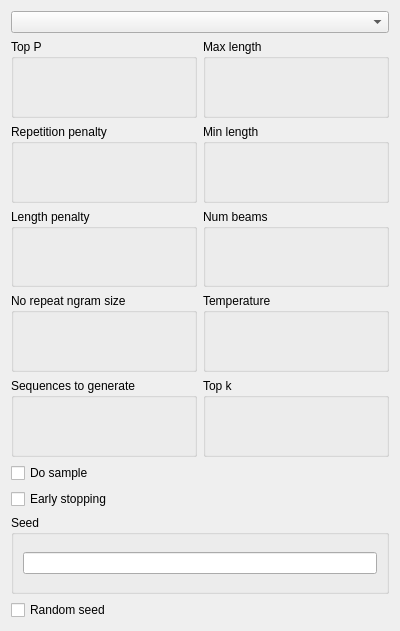
<?xml version="1.0" encoding="UTF-8"?>
<ui version="4.0">
 <class>flan_generator_form</class>
 <widget class="QWidget" name="flan_generator_form">
  <property name="geometry">
   <rect>
    <x>0</x>
    <y>0</y>
    <width>400</width>
    <height>631</height>
   </rect>
  </property>
  <property name="windowTitle">
   <string>Form</string>
  </property>
  <layout class="QGridLayout" name="gridLayout">
   <item row="4" column="0">
    <layout class="QHBoxLayout" name="horizontalLayout_5">
     <item>
      <widget class="QGroupBox" name="groupBox_7">
       <property name="title">
        <string>No repeat ngram size</string>
       </property>
       <layout class="QGridLayout" name="gridLayout_9">
        <item row="0" column="0">
         <widget class="SliderWidget" name="ngram_size" native="true">
          <property name="min_slider" stdset="0">
           <number>1</number>
          </property>
          <property name="max_slider" stdset="0">
           <number>100</number>
          </property>
          <property name="min_spinbox" stdset="0">
           <double>0.000000000000000</double>
          </property>
          <property name="max_spinbox" stdset="0">
           <double>1.000000000000000</double>
          </property>
          <property name="display_as_float" stdset="0">
           <bool>true</bool>
          </property>
          <property name="property" stdset="0">
           <string>ngram</string>
          </property>
          <property name="slider_step" stdset="0">
           <number>1</number>
          </property>
          <property name="slider_page" stdset="0">
           <number>10</number>
          </property>
          <property name="spinbox_step" stdset="0">
           <double>0.010000000000000</double>
          </property>
          <property name="spinbox_page" stdset="0">
           <double>0.100000000000000</double>
          </property>
         </widget>
        </item>
       </layout>
      </widget>
     </item>
     <item>
      <widget class="QGroupBox" name="groupBox_8">
       <property name="title">
        <string>Temperature</string>
       </property>
       <layout class="QGridLayout" name="gridLayout_10">
        <item row="0" column="0">
         <widget class="SliderWidget" name="temperature" native="true">
          <property name="min_slider" stdset="0">
           <number>1</number>
          </property>
          <property name="max_slider" stdset="0">
           <number>200</number>
          </property>
          <property name="min_spinbox" stdset="0">
           <double>0.000000000000000</double>
          </property>
          <property name="max_spinbox" stdset="0">
           <double>2.000000000000000</double>
          </property>
          <property name="display_as_float" stdset="0">
           <bool>true</bool>
          </property>
          <property name="property" stdset="0">
           <string>temperature</string>
          </property>
          <property name="slider_step" stdset="0">
           <number>1</number>
          </property>
          <property name="slider_page" stdset="0">
           <number>10</number>
          </property>
          <property name="spinbox_step" stdset="0">
           <double>0.010000000000000</double>
          </property>
          <property name="spinbox_page" stdset="0">
           <double>0.100000000000000</double>
          </property>
         </widget>
        </item>
       </layout>
      </widget>
     </item>
    </layout>
   </item>
   <item row="6" column="0">
    <widget class="QCheckBox" name="do_sample">
     <property name="text">
      <string>Do sample</string>
     </property>
    </widget>
   </item>
   <item row="8" column="0">
    <widget class="QGroupBox" name="groupBox_11">
     <property name="title">
      <string>Seed</string>
     </property>
     <layout class="QGridLayout" name="gridLayout_4">
      <item row="0" column="0">
       <widget class="QLineEdit" name="seed"/>
      </item>
     </layout>
    </widget>
   </item>
   <item row="1" column="0">
    <layout class="QHBoxLayout" name="horizontalLayout_2">
     <item>
      <widget class="QGroupBox" name="groupBox">
       <property name="title">
        <string>Top P</string>
       </property>
       <layout class="QGridLayout" name="gridLayout_2">
        <item row="0" column="0">
         <widget class="SliderWidget" name="top_p" native="true">
          <property name="min_slider" stdset="0">
           <number>1</number>
          </property>
          <property name="max_slider" stdset="0">
           <number>100</number>
          </property>
          <property name="min_spinbox" stdset="0">
           <double>0.000000000000000</double>
          </property>
          <property name="max_spinbox" stdset="0">
           <double>1.000000000000000</double>
          </property>
          <property name="display_as_float" stdset="0">
           <bool>true</bool>
          </property>
          <property name="property" stdset="0">
           <string>top_p</string>
          </property>
          <property name="slider_step" stdset="0">
           <number>1</number>
          </property>
          <property name="slider_page" stdset="0">
           <number>10</number>
          </property>
          <property name="spinbox_step" stdset="0">
           <double>0.010000000000000</double>
          </property>
          <property name="spinbox_page" stdset="0">
           <double>0.100000000000000</double>
          </property>
         </widget>
        </item>
       </layout>
      </widget>
     </item>
     <item>
      <widget class="QGroupBox" name="groupBox_2">
       <property name="title">
        <string>Max length</string>
       </property>
       <layout class="QGridLayout" name="gridLayout_3">
        <item row="0" column="0">
         <widget class="SliderWidget" name="max_length" native="true">
          <property name="min_slider" stdset="0">
           <number>1</number>
          </property>
          <property name="max_slider" stdset="0">
           <number>2556</number>
          </property>
          <property name="min_spinbox" stdset="0">
           <double>1.000000000000000</double>
          </property>
          <property name="max_spinbox" stdset="0">
           <double>2556.000000000000000</double>
          </property>
          <property name="display_as_float" stdset="0">
           <bool>false</bool>
          </property>
          <property name="property" stdset="0">
           <string>max_length</string>
          </property>
          <property name="slider_step" stdset="0">
           <number>1</number>
          </property>
          <property name="slider_page" stdset="0">
           <number>2556</number>
          </property>
          <property name="spinbox_step" stdset="0">
           <number>1</number>
          </property>
          <property name="spinbox_page" stdset="0">
           <number>2556</number>
          </property>
         </widget>
        </item>
       </layout>
      </widget>
     </item>
    </layout>
   </item>
   <item row="3" column="0">
    <layout class="QHBoxLayout" name="horizontalLayout_4">
     <item>
      <widget class="QGroupBox" name="groupBox_5">
       <property name="title">
        <string>Length penalty</string>
       </property>
       <layout class="QGridLayout" name="gridLayout_7">
        <item row="0" column="0">
         <widget class="SliderWidget" name="length_penalty" native="true">
          <property name="min_slider" stdset="0">
           <number>0</number>
          </property>
          <property name="max_slider" stdset="0">
           <number>200</number>
          </property>
          <property name="min_spinbox" stdset="0">
           <double>0.000000000000000</double>
          </property>
          <property name="max_spinbox" stdset="0">
           <double>2.000000000000000</double>
          </property>
          <property name="display_as_float" stdset="0">
           <bool>true</bool>
          </property>
          <property name="property" stdset="0">
           <string>length_penalty</string>
          </property>
          <property name="slider_step" stdset="0">
           <number>1</number>
          </property>
          <property name="slider_page" stdset="0">
           <number>10</number>
          </property>
          <property name="spinbox_step" stdset="0">
           <double>0.010000000000000</double>
          </property>
          <property name="spinbox_page" stdset="0">
           <double>0.100000000000000</double>
          </property>
         </widget>
        </item>
       </layout>
      </widget>
     </item>
     <item>
      <widget class="QGroupBox" name="groupBox_6">
       <property name="title">
        <string>Num beams</string>
       </property>
       <layout class="QGridLayout" name="gridLayout_8">
        <item row="0" column="0">
         <widget class="SliderWidget" name="num_beams" native="true">
          <property name="min_slider" stdset="0">
           <number>1</number>
          </property>
          <property name="max_slider" stdset="0">
           <number>100</number>
          </property>
          <property name="min_spinbox" stdset="0">
           <double>0.000000000000000</double>
          </property>
          <property name="max_spinbox" stdset="0">
           <double>100.000000000000000</double>
          </property>
          <property name="display_as_float" stdset="0">
           <bool>false</bool>
          </property>
          <property name="property" stdset="0">
           <string>num_beams</string>
          </property>
          <property name="slider_step" stdset="0">
           <number>1</number>
          </property>
          <property name="slider_page" stdset="0">
           <number>10</number>
          </property>
          <property name="spinbox_step" stdset="0">
           <double>0.010000000000000</double>
          </property>
          <property name="spinbox_page" stdset="0">
           <double>0.100000000000000</double>
          </property>
         </widget>
        </item>
       </layout>
      </widget>
     </item>
    </layout>
   </item>
   <item row="9" column="0">
    <widget class="QCheckBox" name="random_seed">
     <property name="text">
      <string>Random seed</string>
     </property>
    </widget>
   </item>
   <item row="0" column="0">
    <widget class="QComboBox" name="model_version">
     <property name="currentIndex">
      <number>-1</number>
     </property>
    </widget>
   </item>
   <item row="7" column="0">
    <widget class="QCheckBox" name="early_stopping">
     <property name="text">
      <string>Early stopping</string>
     </property>
    </widget>
   </item>
   <item row="2" column="0">
    <layout class="QHBoxLayout" name="horizontalLayout_3">
     <item>
      <widget class="QGroupBox" name="groupBox_3">
       <property name="title">
        <string>Repetition penalty</string>
       </property>
       <layout class="QGridLayout" name="gridLayout_5">
        <item row="0" column="0">
         <widget class="SliderWidget" name="repetition_penalty" native="true">
          <property name="min_slider" stdset="0">
           <number>0</number>
          </property>
          <property name="max_slider" stdset="0">
           <number>10000</number>
          </property>
          <property name="min_spinbox" stdset="0">
           <double>0.000000000000000</double>
          </property>
          <property name="max_spinbox" stdset="0">
           <double>100.000000000000000</double>
          </property>
          <property name="display_as_float" stdset="0">
           <bool>true</bool>
          </property>
          <property name="property" stdset="0">
           <string>repetition_penalty</string>
          </property>
          <property name="slider_step" stdset="0">
           <number>0</number>
          </property>
          <property name="slider_page" stdset="0">
           <number>1</number>
          </property>
          <property name="spinbox_step" stdset="0">
           <double>1.000000000000000</double>
          </property>
          <property name="spinbox_page" stdset="0">
           <double>10.000000000000000</double>
          </property>
         </widget>
        </item>
       </layout>
      </widget>
     </item>
     <item>
      <widget class="QGroupBox" name="groupBox_4">
       <property name="title">
        <string>Min length</string>
       </property>
       <layout class="QGridLayout" name="gridLayout_6">
        <item row="0" column="0">
         <widget class="SliderWidget" name="min_length" native="true">
          <property name="min_slider" stdset="0">
           <number>1</number>
          </property>
          <property name="max_slider" stdset="0">
           <number>2556</number>
          </property>
          <property name="min_spinbox" stdset="0">
           <double>1.000000000000000</double>
          </property>
          <property name="max_spinbox" stdset="0">
           <double>2556.000000000000000</double>
          </property>
          <property name="display_as_float" stdset="0">
           <bool>false</bool>
          </property>
          <property name="property" stdset="0">
           <string>min_length</string>
          </property>
          <property name="slider_step" stdset="0">
           <number>1</number>
          </property>
          <property name="slider_page" stdset="0">
           <number>2556</number>
          </property>
          <property name="spinbox_step" stdset="0">
           <number>1</number>
          </property>
          <property name="spinbox_page" stdset="0">
           <number>2556</number>
          </property>
         </widget>
        </item>
       </layout>
      </widget>
     </item>
    </layout>
   </item>
   <item row="5" column="0">
    <layout class="QHBoxLayout" name="horizontalLayout_6">
     <item>
      <widget class="QGroupBox" name="groupBox_9">
       <property name="title">
        <string>Sequences to generate</string>
       </property>
       <layout class="QGridLayout" name="gridLayout_11">
        <item row="0" column="0">
         <widget class="SliderWidget" name="sequences" native="true">
          <property name="min_slider" stdset="0">
           <number>1</number>
          </property>
          <property name="max_slider" stdset="0">
           <number>100</number>
          </property>
          <property name="min_spinbox" stdset="0">
           <double>0.000000000000000</double>
          </property>
          <property name="max_spinbox" stdset="0">
           <double>100.000000000000000</double>
          </property>
          <property name="display_as_float" stdset="0">
           <bool>false</bool>
          </property>
          <property name="property" stdset="0">
           <string>sequences</string>
          </property>
          <property name="slider_step" stdset="0">
           <number>1</number>
          </property>
          <property name="slider_page" stdset="0">
           <number>10</number>
          </property>
          <property name="spinbox_step" stdset="0">
           <double>0.010000000000000</double>
          </property>
          <property name="spinbox_page" stdset="0">
           <double>0.100000000000000</double>
          </property>
         </widget>
        </item>
       </layout>
      </widget>
     </item>
     <item>
      <widget class="QGroupBox" name="groupBox_10">
       <property name="title">
        <string>Top k</string>
       </property>
       <layout class="QGridLayout" name="gridLayout_12">
        <item row="0" column="0">
         <widget class="SliderWidget" name="top_k" native="true">
          <property name="min_slider" stdset="0">
           <number>1</number>
          </property>
          <property name="max_slider" stdset="0">
           <number>256</number>
          </property>
          <property name="min_spinbox" stdset="0">
           <double>0.000000000000000</double>
          </property>
          <property name="max_spinbox" stdset="0">
           <double>256.000000000000000</double>
          </property>
          <property name="display_as_float" stdset="0">
           <bool>false</bool>
          </property>
          <property name="property" stdset="0">
           <string>top_k</string>
          </property>
          <property name="slider_step" stdset="0">
           <number>1</number>
          </property>
          <property name="slider_page" stdset="0">
           <number>10</number>
          </property>
          <property name="spinbox_step" stdset="0">
           <number>1</number>
          </property>
          <property name="spinbox_page" stdset="0">
           <number>10</number>
          </property>
         </widget>
        </item>
       </layout>
      </widget>
     </item>
    </layout>
   </item>
  </layout>
 </widget>
 <customwidgets>
  <customwidget>
   <class>SliderWidget</class>
   <extends>QWidget</extends>
   <header>airunner/widgets/slider/slider_widget</header>
   <container>1</container>
  </customwidget>
 </customwidgets>
 <resources/>
 <connections>
  <connection>
   <sender>do_sample</sender>
   <signal>toggled(bool)</signal>
   <receiver>flan_generator_form</receiver>
   <slot>do_sample_toggled(bool)</slot>
   <hints>
    <hint type="sourcelabel">
     <x>70</x>
     <y>454</y>
    </hint>
    <hint type="destinationlabel">
     <x>47</x>
     <y>-12</y>
    </hint>
   </hints>
  </connection>
  <connection>
   <sender>early_stopping</sender>
   <signal>toggled(bool)</signal>
   <receiver>flan_generator_form</receiver>
   <slot>early_stopping_toggled(bool)</slot>
   <hints>
    <hint type="sourcelabel">
     <x>53</x>
     <y>483</y>
    </hint>
    <hint type="destinationlabel">
     <x>63</x>
     <y>-23</y>
    </hint>
   </hints>
  </connection>
  <connection>
   <sender>random_seed</sender>
   <signal>toggled(bool)</signal>
   <receiver>flan_generator_form</receiver>
   <slot>random_seed_toggled(bool)</slot>
   <hints>
    <hint type="sourcelabel">
     <x>71</x>
     <y>577</y>
    </hint>
    <hint type="destinationlabel">
     <x>145</x>
     <y>-7</y>
    </hint>
   </hints>
  </connection>
  <connection>
   <sender>seed</sender>
   <signal>textEdited(QString)</signal>
   <receiver>flan_generator_form</receiver>
   <slot>seed_changed(QString)</slot>
   <hints>
    <hint type="sourcelabel">
     <x>231</x>
     <y>541</y>
    </hint>
    <hint type="destinationlabel">
     <x>365</x>
     <y>-10</y>
    </hint>
   </hints>
  </connection>
  <connection>
   <sender>model_version</sender>
   <signal>currentTextChanged(QString)</signal>
   <receiver>flan_generator_form</receiver>
   <slot>model_changed(QString)</slot>
   <hints>
    <hint type="sourcelabel">
     <x>116</x>
     <y>17</y>
    </hint>
    <hint type="destinationlabel">
     <x>349</x>
     <y>-5</y>
    </hint>
   </hints>
  </connection>
 </connections>
 <slots>
  <slot>do_sample_toggled(bool)</slot>
  <slot>early_stopping_toggled(bool)</slot>
  <slot>random_seed_toggled(bool)</slot>
  <slot>seed_changed(QString)</slot>
  <slot>generate_button_clicked()</slot>
  <slot>model_changed(QString)</slot>
 </slots>
</ui>
